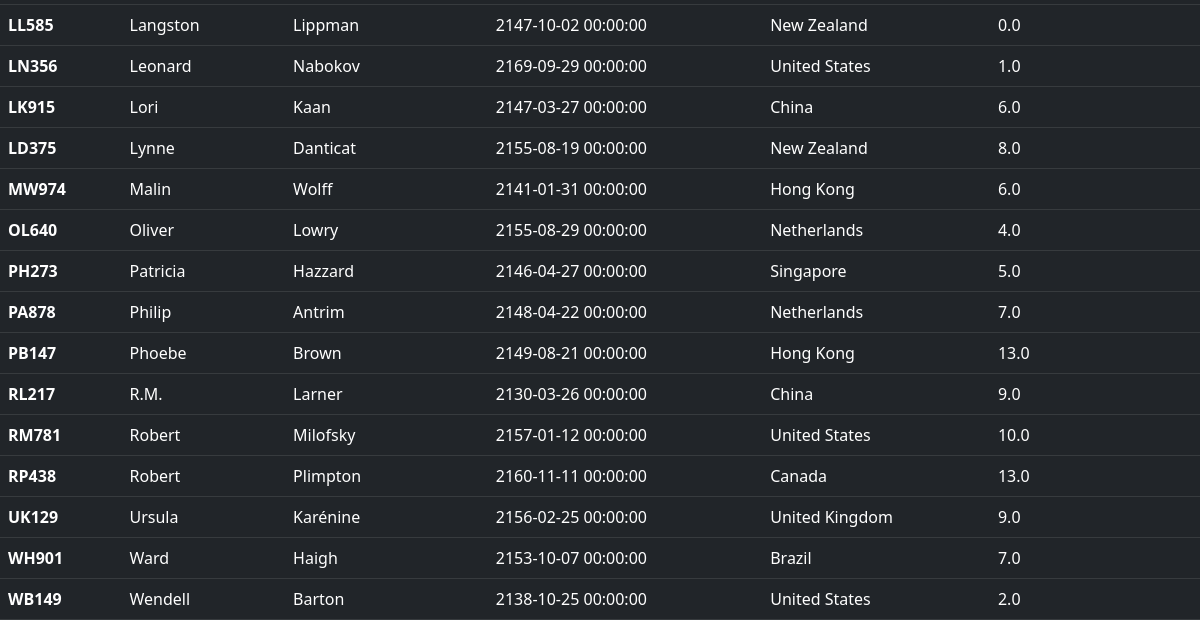
Page /author/showauthor (lower part) on the earlier database version.
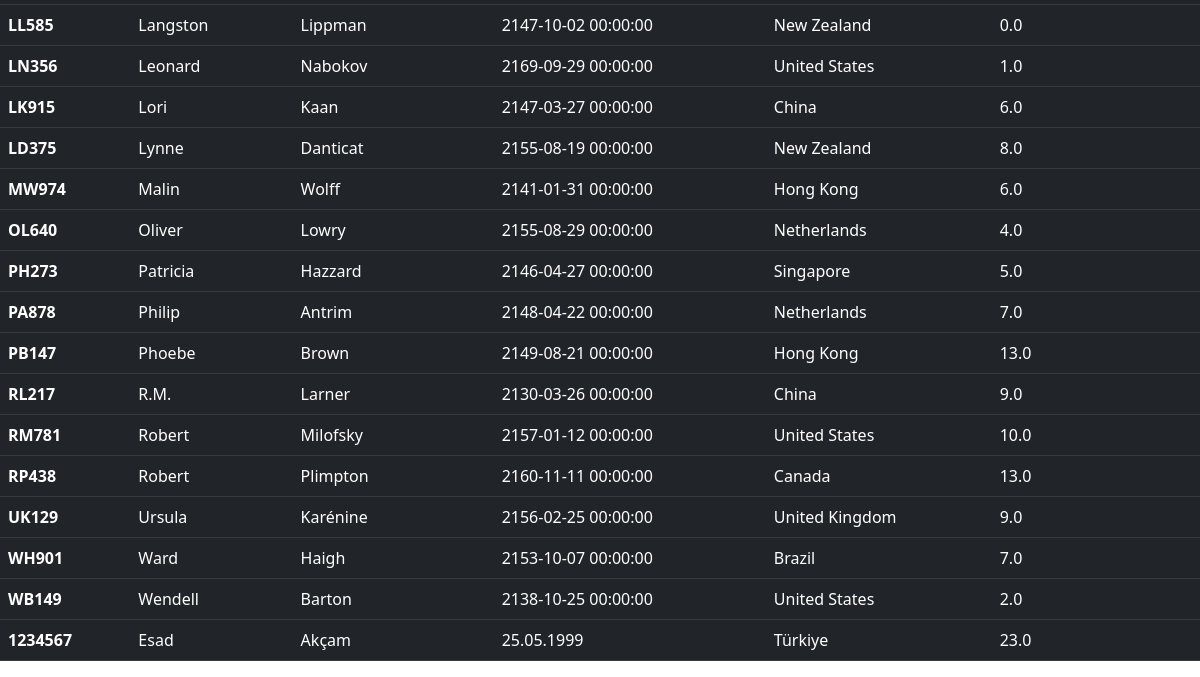
Same page on the later database version.
### tables this page shows
CREATE TABLE "AUTHOR" (
	"AuthID"	TEXT,
	"FirstName"	TEXT,
	"LastName"	TEXT,
	"Birthday"	TIMESTAMP,
	"CountryOfResidence"	TEXT,
	"HrsWritingPerDay"	REAL,
	PRIMARY KEY("AuthID")
);

### server.py (the view)
@app.route("/author/showauthor")
def showauthor():
    con = sqlite3.connect("Bookshop.db")
    con.row_factory = sqlite3.Row
    cur = con.cursor()
    cur.execute("SELECT * FROM Author")
    rows = cur.fetchall()
    return render_template("./author/show_authors.html", rows=rows)

### templates/author/show_authors.html (shortened to what this page needs)
{% extends "layout.html" %}
{% block Body %}
<div class="table-responsive">
    <table class="table table-hover table-dark" , style="width: 100%">
        <tbody>
            {% for row in rows %}
            <tr>
                <th scope="row">{{row["AuthId"]}}</th>
                <td>{{row["FirstName"]}}</td>
                <td>{{row["LastName"]}}</td>
                <td>{{row["Birthday"]}}</td>
                <td>{{row["CountryOfResidence"]}}</td>
                <td>{{row["HrsWritingPerDay"]}}</td>
            </tr>
            {% endfor %}
        </tbody>
    </table>
</div>
{% endblock %}

### templates/layout.html (shortened to what this page needs)
<!DOCTYPE html>
<html lang="en">
<head>
    <link href="https://cdn.jsdelivr.net/npm/bootstrap@5.1.3/dist/css/bootstrap.min.css" rel="stylesheet"
>
</head>
<body>
    {% block Body %}{% endblock %}
</body>
</html>

Differences in the rows shown:
added AUTHOR: AuthId "1234567", FirstName "Esad", LastName "Akçam", Birthday "25.05.1999", CountryOfResidence "Türkiye", HrsWritingPerDay "23.0"
